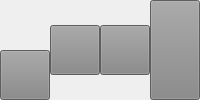
           <widget class="QWidget" name="widget_546" native="true">
            <layout class="QHBoxLayout" name="horizontalLayout_130">
             <property name="spacing">
              <number>0</number>
             </property>
             <property name="leftMargin">
              <number>0</number>
             </property>
             <property name="topMargin">
              <number>0</number>
             </property>
             <property name="rightMargin">
              <number>0</number>
             </property>
             <property name="bottomMargin">
              <number>0</number>
             </property>
             <item alignment="Qt::AlignBottom">
              <widget class="QPushButton" name="pushButton_172">
               <property name="minimumSize">
                <size>
                 <width>50</width>
                 <height>50</height>
                </size>
               </property>
               <property name="maximumSize">
                <size>
                 <width>16777211</width>
                 <height>16777215</height>
                </size>
               </property>
               <property name="sizeIncrement">
                <size>
                 <width>50</width>
                 <height>50</height>
                </size>
               </property>
               <property name="mouseTracking">
                <bool>true</bool>
               </property>
               <property name="layoutDirection">
                <enum>Qt::LeftToRight</enum>
               </property>
               <property name="styleSheet">
                <string notr="true"> 
background-color: rgb(132, 132, 132);
 </string>
               </property>
               <property name="text">
                <string/>
               </property>
               <property name="icon">
                <iconset resource="../../../resources/icons/resource.qrc">
                 <normaloff>:/topBar/top22.png</normaloff>:/topBar/top22.png</iconset>
               </property>
               <property name="iconSize">
                <size>
                 <width>50</width>
                 <height>50</height>
                </size>
               </property>
               <property name="autoDefault">
                <bool>false</bool>
               </property>
               <property name="default">
                <bool>false</bool>
               </property>
               <property name="flat">
                <bool>false</bool>
               </property>
              </widget>
             </item>
             <item>
              <widget class="QPushButton" name="pushButton_173">
               <property name="minimumSize">
                <size>
                 <width>50</width>
                 <height>50</height>
                </size>
               </property>
               <property name="maximumSize">
                <size>
                 <width>16777215</width>
                 <height>16777215</height>
                </size>
               </property>
               <property name="sizeIncrement">
                <size>
                 <width>50</width>
                 <height>50</height>
                </size>
               </property>
               <property name="styleSheet">
                <string notr="true">background-color: rgb(132, 132, 132);</string>
               </property>
               <property name="text">
                <string/>
               </property>
               <property name="icon">
                <iconset resource="../../../resources/icons/resource.qrc">
                 <normaloff>:/topBar/top14.png</normaloff>:/topBar/top14.png</iconset>
               </property>
               <property name="iconSize">
                <size>
                 <width>50</width>
                 <height>50</height>
                </size>
               </property>
               <property name="autoRepeatDelay">
                <number>50</number>
               </property>
               <property name="autoRepeatInterval">
                <number>50</number>
               </property>
              </widget>
             </item>
             <item>
              <widget class="QPushButton" name="pushButton_174">
               <property name="minimumSize">
                <size>
                 <width>50</width>
                 <height>50</height>
                </size>
               </property>
               <property name="maximumSize">
                <size>
                 <width>16777215</width>
                 <height>16777215</height>
                </size>
               </property>
               <property name="sizeIncrement">
                <size>
                 <width>50</width>
                 <height>50</height>
                </size>
               </property>
               <property name="styleSheet">
                <string notr="true">background-color: rgb(132, 132, 132);</string>
               </property>
               <property name="text">
                <string/>
               </property>
               <property name="icon">
                <iconset resource="../../../resources/icons/resource.qrc">
                 <normaloff>:/topBar/top16.png</normaloff>:/topBar/top16.png</iconset>
               </property>
               <property name="iconSize">
                <size>
                 <width>50</width>
                 <height>50</height>
                </size>
               </property>
              </widget>
             </item>
             <item>
              <widget class="QPushButton" name="pushButton_175">
               <property name="sizePolicy">
                <sizepolicy hsizetype="Minimum" vsizetype="Preferred">
                 <horstretch>5</horstretch>
                 <verstretch>0</verstretch>
                </sizepolicy>
               </property>
               <property name="minimumSize">
                <size>
                 <width>50</width>
                 <height>50</height>
                </size>
               </property>
               <property name="maximumSize">
                <size>
                 <width>16777215</width>
                 <height>16777215</height>
                </size>
               </property>
               <property name="sizeIncrement">
                <size>
                 <width>50</width>
                 <height>50</height>
                </size>
               </property>
               <property name="styleSheet">
                <string notr="true">background-color: rgb(132, 132, 132);</string>
               </property>
               <property name="text">
                <string/>
               </property>
               <property name="icon">
                <iconset resource="../../../resources/icons/resource.qrc">
                 <normaloff>:/topBar/top17.png</normaloff>:/topBar/top17.png</iconset>
               </property>
               <property name="iconSize">
                <size>
                 <width>50</width>
                 <height>50</height>
                </size>
               </property>
              </widget>
             </item>
            </layout>
           </widget>
